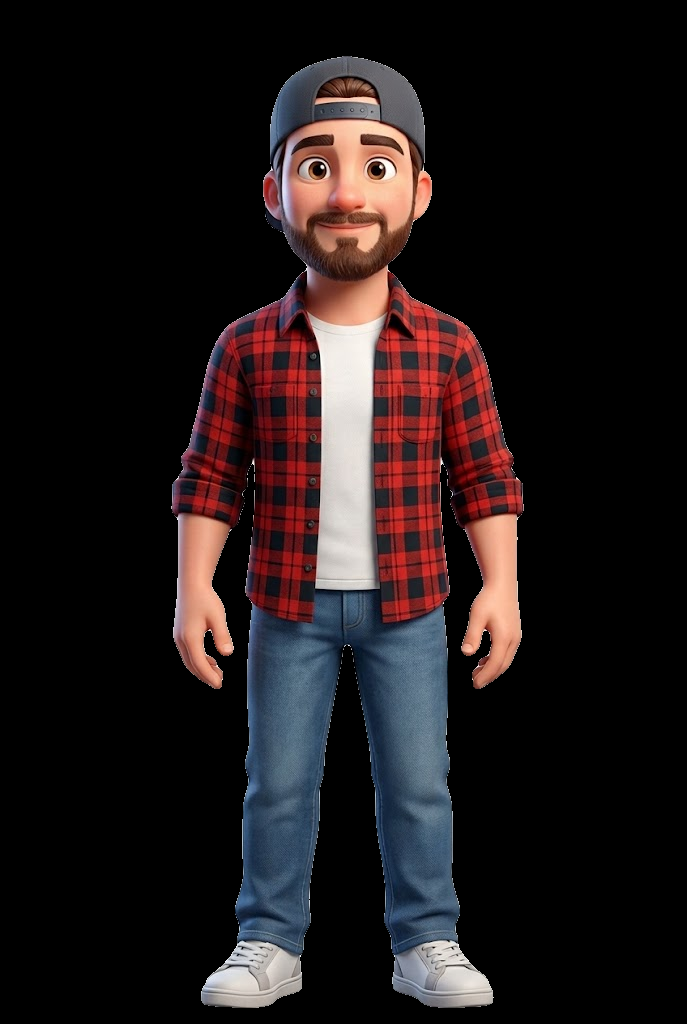
#> input picture pipeline/shorts-oto/assets/abi_rig/kapali_rgba.png, 687 x 1024 px
$ python -i video34_vor.py   (imports and definitions only)
#> lines starting #> are read from the running program, lines starting #| are printed output that depends on the picture
### pipeline/shorts-oto/pro/engine.py
"""Profesyonel Shorts görüntü motoru: katmanlı arka plan, 3D ikonlar, kinetik başlıklar,
kelime senkron altyazı, sahne geçişleri. Sahneler video dosyasında tanımlanır."""
import math, os, random, re, subprocess, tempfile
from functools import lru_cache
from multiprocessing import Pool
from pathlib import Path

import numpy as np
from PIL import Image, ImageDraw, ImageFilter, ImageFont

# PA_SCALE: 1 = 1080x1920, 4/3 = 1440x2560 (2K). Çizim fonksiyonları 1080 "birim" alır, piksele çevirir.
S = float(os.environ.get("PA_SCALE", "1"))
W, H, FPS = round(1080 * S), round(1920 * S), 30


def u(x):
    """1080 birimi -> piksel"""
    return x * S
ASSETS = Path(__file__).resolve().parent.parent / "assets"
FONTS = {
    "black": "/usr/share/fonts/opentype/inter/Inter-Black.otf",
    "xb": "/usr/share/fonts/opentype/inter/Inter-ExtraBold.otf",
    "b": "/usr/share/fonts/opentype/inter/Inter-Bold.otf",
    "sb": "/usr/share/fonts/opentype/inter/Inter-SemiBold.otf",
}
ACC = (255, 212, 59)
WHITE = (255, 255, 255)
RED = (255, 84, 89)
GREEN = (46, 204, 140)
INK = (22, 26, 40)


@lru_cache(None)
def font(k, size):
    return ImageFont.truetype(FONTS[k], size)


# ---------- zamanlama yardımcıları ----------
def clamp(x, a=0.0, b=1.0):
    return a if x < a else b if x > b else x


def ph(t, start, dur):
    return clamp((t - start) / dur) if dur > 0 else (1.0 if t >= start else 0.0)


def eo(x):
    x = clamp(x)
    return 1 - (1 - x) ** 3


def eio(x):
    x = clamp(x)
    return 4 * x ** 3 if x < 0.5 else 1 - (-2 * x + 2) ** 3 / 2


# [19 lines left out: functions eb, bounce, not called in this run]


def lerp(a, b, t):
    return a + (b - a) * t


# ---------- görsel yardımcılar ----------
# [38 lines left out: functions set_alpha, comp, icon, icon_shadow, not called in this run]


def put_icon(layer, name, cx, cy, size, alpha=1.0, rot=0.0, shadow=True):
    _put_icon_px(layer, name, cx * S, cy * S, size * S, alpha, rot, shadow)


# [113 lines left out: functions _put_icon_px, soft_shadow, card, chip, text_c, headline, not called in this run]


# ---------- arka plan ----------
class Background:
    # [55 lines left out: functions __init__, frame, finish, not called in this run]


# ---------- altyazı ----------
def trl(s):
    return s.replace("İ", "i").replace("I", "ı").lower()


def clean(w):
    return re.sub(r"[.,:;…]+$", "", w.replace("...", ""))


# [53 lines left out: functions caption_groups, draw_caption, not called in this run]


# ---------- üst arayüz ----------
def top_ui(im, label, scenes, t):
    """Üstte yalnızca kanal etiketi (ilerleme çizgileri kaldırıldı)."""
    brand(im, 540, 150)


# [25 lines left out: functions _brand_font, _rosette, not called in this run]


_BRAND = {}


# [22 lines left out: function brand, not called in this run]


# ---------- render ----------
class Video:
    # [78 lines left out: functions __init__, wt, frame, _chunk, render, not called in this run]


_V = None


def _run_chunk(args):
    return _V._chunk(args)

### pipeline/shorts-oto/pro/audio_tools.py
"""Ses işleme: sessizlik bulma, kesme, kelime zamanlarını yeni zaman çizgisine taşıma,
fon müziği ve efekt sesleri üretme, miks."""
import json, re, subprocess
import numpy as np

SR = 44100


# [6 lines left out: function silences, not called in this run]


def duration(path):
    r = subprocess.run(["ffprobe", "-v", "error", "-show_entries", "format=duration", "-of", "csv=p=0", path],
                       capture_output=True, text=True)
    return float(r.stdout.strip())


# [93 lines left out: functions plan_cuts, keep_segments, remap, apply_cuts, _add, _env and 2 more, not called in this run]


STYLES = {
    # ad: (akor dizisi, arp deseni, arp ses seviyesi, hi-hat sıklığı, kick deseni)
    "lofi": ([(57, [57, 60, 64]), (53, [53, 57, 60]), (48, [48, 52, 55]), (55, [55, 59, 62])],  # Am F C G
             [0, 1, 2, 4, 5, 4, 2, 1], 0.07, 1, (0, 2)),
    "quiz": ([(48, [60, 64, 67]), (43, [55, 59, 62]), (45, [57, 60, 64]), (41, [53, 57, 60])],  # C G Am F
             [0, 2, 1, 2, 4, 2, 1, 2], 0.09, 2, (0, 1, 2, 3)),
    "warm": ([(50, [50, 53, 57]), (46, [46, 50, 53]), (53, [53, 57, 60]), (48, [48, 52, 55])],  # Dm Bb F C
             [0, 1, 2, 1, 4, 1, 2, 1], 0.06, 1, (0, 2)),
    "sitcom": ([(53, [65, 69, 72]), (48, [60, 64, 67]), (50, [62, 65, 69]), (46, [58, 62, 65])],  # F C Dm Bb
               [0, 2, 4, 2, 1, 3, 5, 3], 0.085, 2, (0, 2, 3)),
}


# [97 lines left out: functions music, sfx, _write, final_mix, not called in this run]

### pipeline/shorts-oto/pro/abi_yuz.py
"""Tam boy Pratik Abi: beden sabit, sadece yüz canlı (dudak, göz kırpma, bakış, kaş/göz/ağız ifadeleri).
Kaynak: assets/abi_rig/kapali_rgba.png (ağız kapalı, arka plan temiz) + acik.jpg (ağız açık, aynı hizada)."""
import math
from pathlib import Path

import cv2
import numpy as np
from PIL import Image

RIG = Path(__file__).resolve().parent.parent / "assets" / "abi_rig"

# yüz ifadeleri (piksel/oran, kaynak görüntü ölçeğinde)
EXPR = {
    "normal":   {},
    "mutlu":    {"smile": 5.0, "brow_l": 2.0, "brow_r": 2.0},
    "komik":    {"smile": 4.5, "brow_r": 8.0, "brow_l": -2.0},                        # tek kaş havada, muzip
    "merak":    {"brow_l": 4.0, "brow_r": 8.0, "gx": 0.55, "gy": -0.45},              # meraklı, görsele bakar
    "soru":     {"brow_l": 4.0, "brow_r": 8.0, "smile": 1.5},                         # izleyiciye soran bakış
    "yukari":   {"gx": 0.15, "gy": -0.65, "brow_l": 2.0, "brow_r": 2.0},             # üstteki yazılara bakar
    "saskin":   {"brow_l": 9.0, "brow_r": 9.0, "eye": 1.2, "o": 1.0},                 # şaşkın
    "korku":    {"brow_in": 7.0, "brow_l": 3.0, "brow_r": 3.0, "eye": 1.2, "smile": -4.0, "o": 0.5},
    "dusunce":  {"knit": 3.0, "brow_r": 2.5, "gx": 0.6, "gy": -0.6, "smile": -1.0},  # düşünceli
    "supheli":  {"eye": 0.78, "brow_l": -3.0, "brow_r": 4.0, "gx": -0.3, "smile": 1.0},
}
KEYS = ("smile", "eye", "brow_l", "brow_r", "brow_in", "knit", "o", "gx", "gy")
DEF = {"eye": 1.0}


# [4 lines left out: function mix, not called in this run]


def _g(X, Y, cx, cy, sx, sy):
    return np.exp(-(((X - cx) / sx) ** 2 + ((Y - cy) / sy) ** 2) / 2)


class AbiYuz:
    BOX = (232, 92, 470, 300)               # yüz bölgesi (x0, y0, x1, y1)
    EYES = ((317.0, 168.0), (381.0, 168.0))
    EYE_R = (19.0, 15.0)
    MOUTH = (350.0, 222.0, 54.0, 21.0)
    BROWS = ((311.0, 139.0), (381.0, 139.0))
    BROW_IN = ((331.0, 141.0), (364.0, 141.0))
    CORNERS = ((313.0, 223.0), (390.0, 223.0))

    # [140 lines left out: functions __init__, _lids, _warp, face, frame, not called in this run]


def konusma(wav, fps=30):
    """Sesten 'dümenden' ağız hareketi: (açıklık 0-1, yuvarlaklık 0-1) kare başına.
    Hece vurguları için yerel minimum çıkarılır; yuvarlaklık alçak/yüksek frekans oranından gelir."""
    import subprocess
    r = subprocess.run(["ffmpeg", "-loglevel", "error", "-i", str(wav), "-f", "s16le", "-ac", "1", "-ar", "16000", "-"],
                       capture_output=True, check=True)
    x = np.frombuffer(r.stdout, "<i2").astype(np.float64) / 32768
    hop = 16000 / fps
    n = int(len(x) / hop) + 1
    lev, rat = np.zeros(n), np.zeros(n)
    for i in range(n):
        c = int(i * hop + hop / 2)
        seg = x[max(0, c - 400):c + 400]
        if len(seg) < 128:
            continue
        sp = np.abs(np.fft.rfft(seg * np.hanning(len(seg)))) ** 2
        f = np.fft.rfftfreq(len(seg), 1 / 16000)
        lo, hi = sp[(f > 250) & (f < 1000)].sum(), sp[(f > 1200) & (f < 3200)].sum()
        lev[i], rat[i] = np.sqrt((lo + hi) / len(seg)), lo / (lo + hi + 1e-12)
    voiced = lev > np.percentile(lev, 60) * 0.25
    lev = lev / (np.percentile(lev[voiced], 92) + 1e-9) if voiced.any() else lev
    w = np.lib.stride_tricks.sliding_window_view(np.pad(lev, 3, mode="edge"), 7)
    syl = np.clip(lev - 0.55 * w.min(axis=1), 0, None)                     # hece vurgusu
    syl = np.clip(syl / (np.percentile(syl[voiced], 90) + 1e-9) if voiced.any() else syl, 0, 1)
    syl = np.where(lev < 0.08, 0, syl)                                      # sessizlikte kapalı
    op = np.convolve(syl, [0.25, 0.5, 0.25], mode="same")
    op = np.clip((op - 0.08) / 0.75, 0, 1) ** 0.85
    if voiced.sum() > 10:
        a, b = np.percentile(rat[voiced], 35), np.percentile(rat[voiced], 92)
        rn = np.clip((rat - a) / max(b - a, 1e-6), 0, 1)
    else:
        rn = np.zeros(n)
    rn = np.convolve(rn, np.ones(3) / 3, mode="same")
    return op, rn

### pipeline/shorts-oto/pro/rozet.py
"""Sol altta yuvarlak Pratik Abi rozeti (profil görseli). Konuşurken hafif büyür ve yanında ses dalgaları atar.
Kullanım: R = Rozet(); R.draw(im, t, level)  # level: 0..1 (konusma() açıklığı)"""
import math, subprocess
from pathlib import Path
import numpy as np
from PIL import Image, ImageDraw
from engine import u, comp, soft_shadow, ACC, FPS

SRC = Path(__file__).resolve().parent.parent / "assets" / "abi_rozet.mp4"


class Rozet:
    def __init__(self, size=230, cx=170, cy=1590, src=SRC):
        self.Sz = Sz = round(u(size))
        self.cx, self.cy = u(cx), u(cy)
#> further down, picture is the input picture: shape (1024, 687, 3); mean B, G, R 25, 24.1, 32.3
        raw = subprocess.run(["ffmpeg", "-loglevel", "error", "-i", str(src), "-vf",
                              f"scale={Sz}:{Sz}:flags=lanczos,fps={FPS}", "-f", "rawvideo", "-pix_fmt", "rgb24", "-"],
                             capture_output=True, check=True).stdout
        self.n = len(raw) // (Sz * Sz * 3)
        self.raw = raw
        m = Image.new("L", (Sz * 4, Sz * 4), 0)
        ImageDraw.Draw(m).ellipse([0, 0, Sz * 4 - 1, Sz * 4 - 1], fill=255)
        self.mask = m.resize((Sz, Sz), Image.LANCZOS)
        b = self.b = round(u(9))
        ring = Image.new("RGBA", (Sz + 2 * b, Sz + 2 * b), (0, 0, 0, 0))
        ImageDraw.Draw(ring).ellipse([0, 0, Sz + 2 * b - 1, Sz + 2 * b - 1], fill=ACC + (255,))
        self.ring = ring
        self.sh, self.pad = soft_shadow(ring.width, ring.height, ring.width // 2, blur=round(u(16)), op=0.5)
        self._cache = {}

    # [31 lines left out: functions _img, draw, not called in this run]

### pipeline/shorts-oto/pro/video34_vor.py
"""34. video (2K, ~35 sn): Başını salla okursun, telefonu salla okuyamazsın (vestibülo-oküler refleks) — izleyici deneyi.
Görüntüler: Pixabay klipleri, Unsplash (göz: Umesh Soni, kulak: Sam Badmaeva).
Kullanım: python3 video34_vor.py <WORK> [frames t1,t2,... | ses | render]"""
import os
# [1 line not run here, left out]
import json, math, subprocess, sys
from pathlib import Path

import cv2
import numpy as np

sys.path.insert(0, str(Path(__file__).resolve().parent))
from engine import *  # noqa
from pa_ui import put_word, panel, txt, pop, captions
import audio_tools as at
from abi_yuz import konusma
from rozet import Rozet

WORK = Path(sys.argv[1])
VOICE = WORK / "voice_cut.wav"
# [1 line that did not run here, left out]
# [1 line that did not run here, left out]


def _hits(key):
    k = trl(clean(key)).strip('"!?;,.…')
    return [w for w in words if trl(clean(w["w"])).strip('"!?;,.…') == k]


def T(key, nth=0):
    return _hits(key)[nth]["s"]


# [1 line that did not run here, left out]
# [1 line that did not run here, left out]
# [1 line that did not run here, left out]
# [1 line that did not run here, left out]
# [1 line that did not run here, left out]
# [1 line that did not run here, left out]

GOLD = (255, 204, 70)
RED = (232, 40, 50)
INKC = (14, 16, 30)
GRN = (52, 200, 110)


def sm(x):
    return eio(clamp(x))


def ramp(t, a, b):
    return sm((t - a) / max(1e-6, b - a))


def wnd(t, a, b, fi=0.2, fo=0.2):
    return ramp(t, a, a + fi) * (1 - ramp(t, b - fo, b))


YY, XX = np.mgrid[0:H, 0:W].astype(np.float32)
TOP = np.clip((0.32 - YY / H) / 0.32, 0, 1)[..., None]
BOT = np.clip((YY / H - 0.70) / 0.30, 0, 1)[..., None]


def legible(img, top=0.55, bot=0.55):
    return img * (1 - top * TOP) * (1 - bot * BOT)


class Clip:
    def __init__(self, name):
        self.path = str(WORK / "clip" / name)
        self.cap, self.idx, self.last = None, -1, None

    # [13 lines left out: function get, not called in this run]


_CL = {}


# [20 lines left out: functions clip, photo, not called in this run]


def blurred(img, k=0.35):
#> called with k = 0.35
    sm_ = cv2.resize(img, (W // 8, H // 8), interpolation=cv2.INTER_AREA)
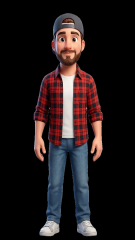
#> sm_: shape (240, 135, 3); mean B, G, R 25, 24.1, 32.3
    return cv2.resize(cv2.GaussianBlur(sm_, (0, 0), 3), (W, H)) * k
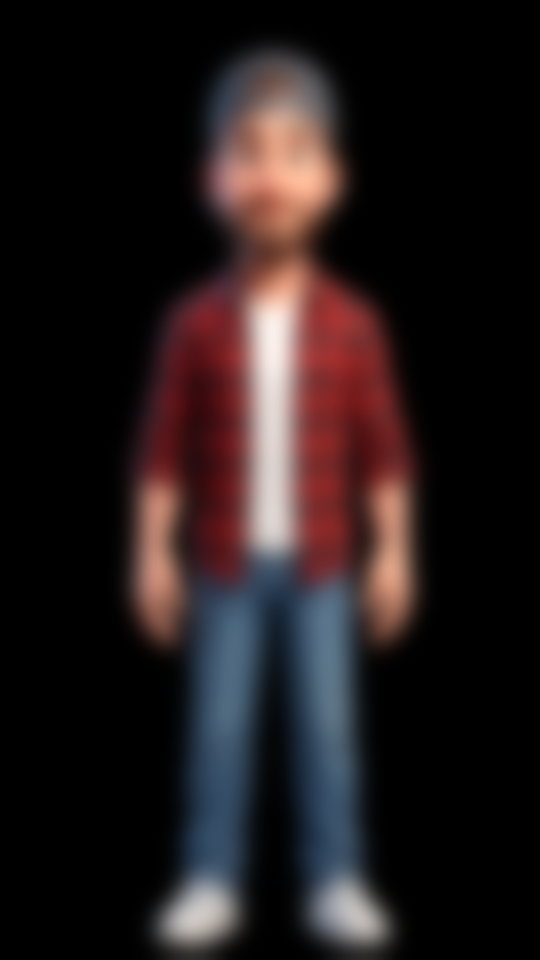
#> returned value: shape (1920, 1080, 3) float64 (shown at 1/2 size); mean of channels 0, 1, 2 8.7, 8.4, 11.3; drawn with min black and max white


# [8 lines left out: function shake_x, not called in this run]


# ---------------- test kartı ----------------
CARD_CY = 860


# [31 lines left out: functions card_layer, card_text, test_bg, not called in this run]


# [1 line that did not run here, left out]
# [1 line that did not run here, left out]


# [114 lines left out: functions frame_img, arrows, ui, not called in this run]


class Vid(Video):
    def frame(self, t):
        return frame_img(t)


# [1 line that did not run here, left out]


# [9 lines left out: function make_audio, not called in this run]


# [13 lines not run here, left out]

>>> import cv2
>>> picture = cv2.imread('../assets/abi_rig/kapali_rgba.png')
>>> result = blurred(picture)
